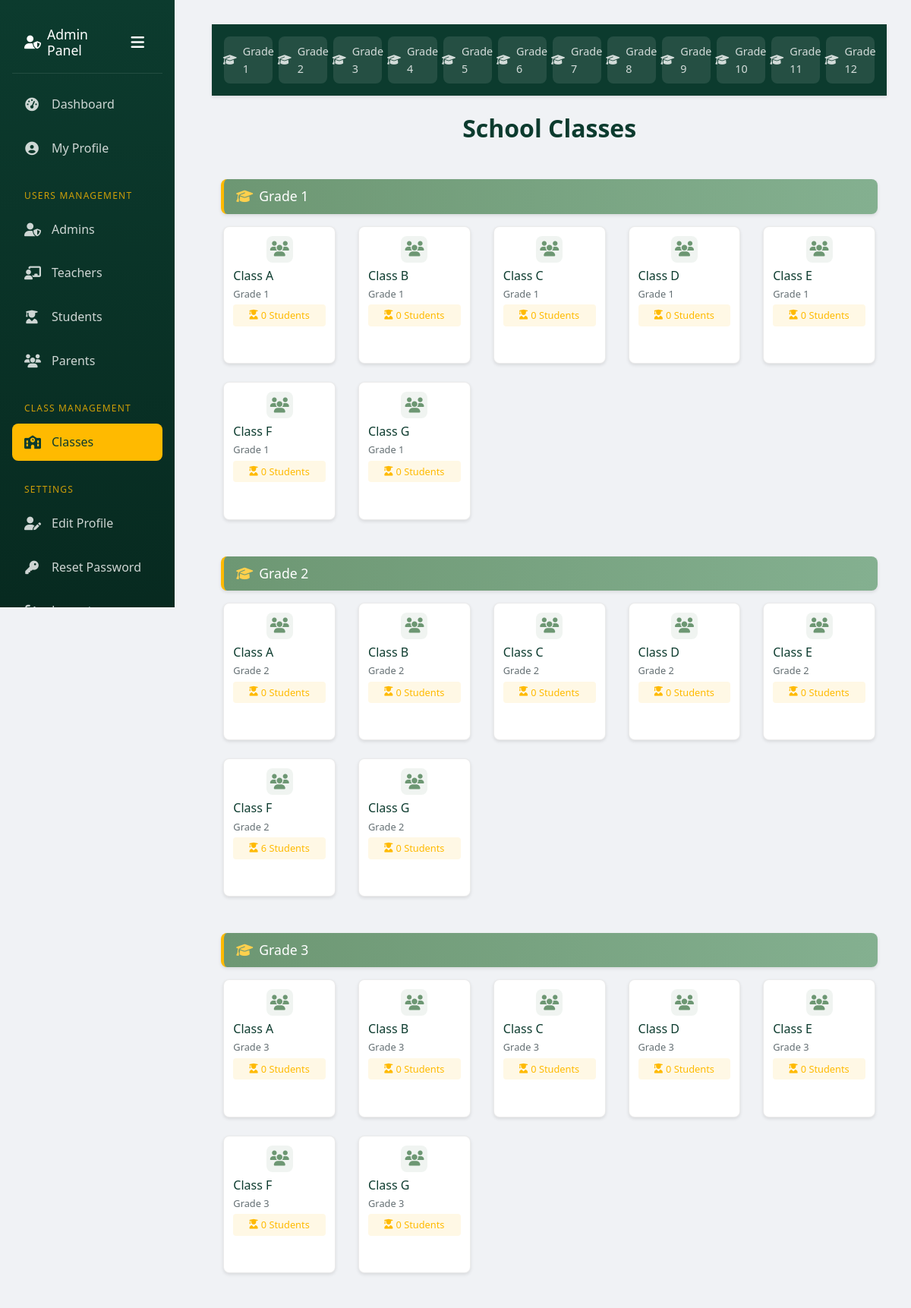
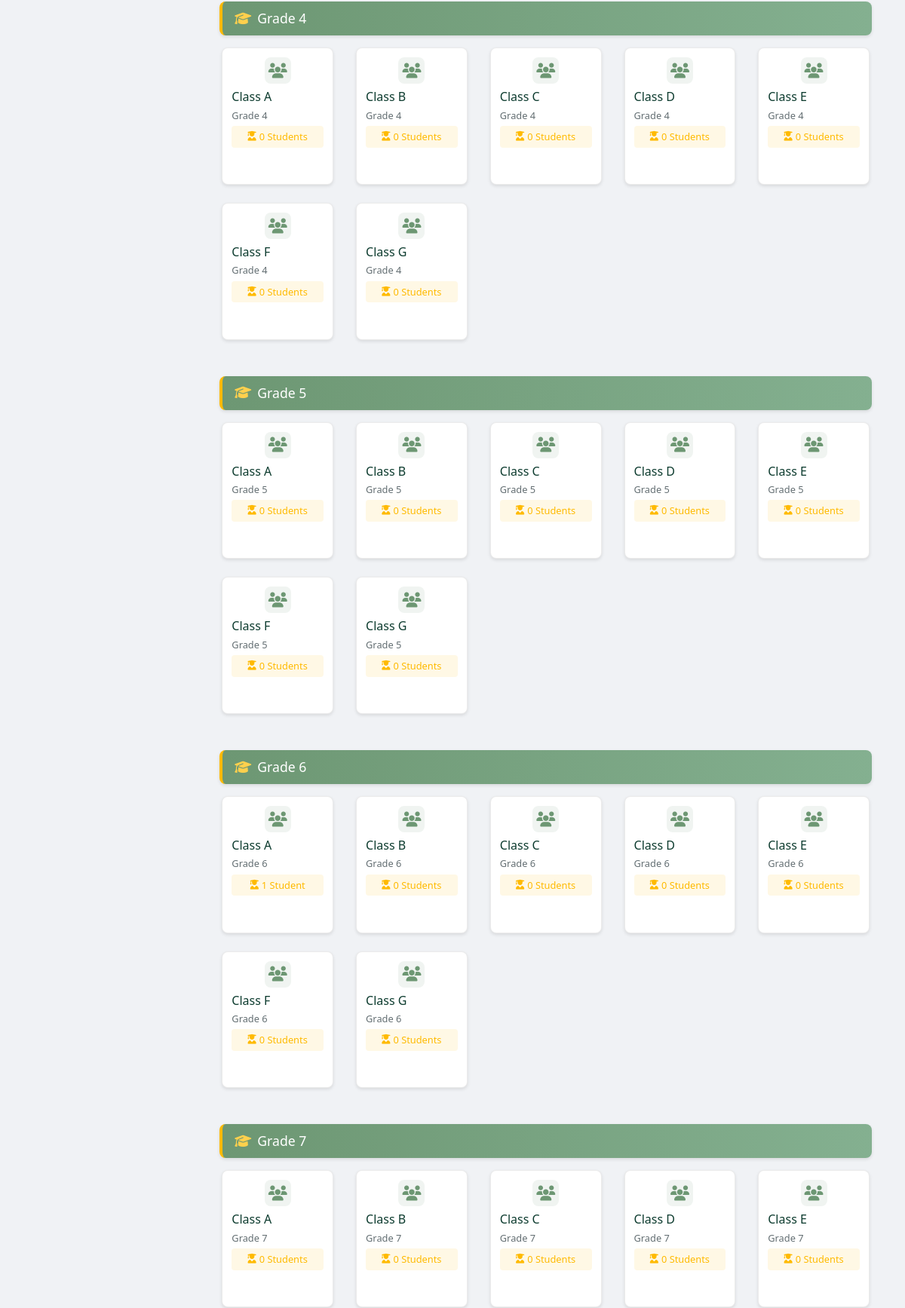
Screenshot of /Admin/AllClass.php (upper part) with the database file from the repository (2 pictures, top to bottom).
### tables this page shows
CREATE TABLE `grades` (
  `GradeID` int(11) NOT NULL,
  `GradeNumber` varchar(255) NOT NULL,
  `FeeAmount` decimal(10,0) NOT NULL
);

CREATE TABLE `class` (
  `ClassID` int(11) NOT NULL,
  `ClassName` varchar(255) NOT NULL
);

### Admin/AllClass.php (the view, shortened to what this page needs)
<?php
    include '../connection.php';
$selectGrades = "SELECT * FROM grades ORDER BY GradeID ASC";
$gradesResult = mysqli_query($connect, $selectGrades);
$grades = [];
while ($grade = mysqli_fetch_assoc($gradesResult)) {
    $grades[] = $grade;
}
mysqli_data_seek($gradesResult, 0);
?>
<!DOCTYPE html>
<html lang="en">
<head>
    <link href="https://cdn.jsdelivr.net/npm/bootstrap@5.3.2/dist/css/bootstrap.min.css" rel="stylesheet">
    <link href="https://cdnjs.cloudflare.com/ajax/libs/font-awesome/6.4.0/css/all.min.css" rel="stylesheet">
    <link rel="stylesheet" href="CSS/AllClass.css">
    <link rel="stylesheet" href="css/sidebar.css">
</head>
<body>
<div class="page-wrapper">
    <nav class="sidebar">
        <div class="sidebar-header">
            <h3><i class="fas fa-user-shield"></i> Admin Panel</h3>
            <button class="sidebar-toggle">
                <i class="fas fa-bars"></i>
            </button>
        </div>
        <ul class="sidebar-menu">
            <li>
                <a href="Dashboard.php">
                    <i class="fas fa-tachometer-alt"></i>
                    <span>Dashboard</span>
                </a>
            </li>
            <li>
                <a href="MyProfile.php">
                    <i class="fas fa-user-circle"></i>
                    <span>My Profile</span>
                </a>
            </li>
            <li class="menu-section">
                <span class="menu-title">Users Management</span>
            </li>
            <li>
                <a href="AllAdmins.php">
                    <i class="fas fa-user-shield"></i>
                    <span>Admins</span>
                </a>
            </li>
            <li >
                <a href="AllTeachers.php">
                    <i class="fas fa-chalkboard-teacher"></i>
                    <span>Teachers</span>
                </a>
            </li>
            <li>
                <a href="AllStudents.php">
                    <i class="fas fa-user-graduate"></i>
                    <span>Students</span>
                </a>
            </li>
            <li>
                <a href="AllParents.php">
                    <i class="fas fa-users"></i>
                    <span>Parents</span>
                </a>
            </li>
            <li class="menu-section">
                <span class="menu-title">Class Management</span>
            </li>
            <li class="active">
                <a href="AllClass.php">
                    <i class="fas fa-school"></i>
                    <span>Classes</span>
                </a>
            </li>
            <li class="menu-section">
                <span class="menu-title">Settings</span>
            </li>
            <li>
                <a href="EditProfile.php">
                    <i class="fas fa-user-edit"></i>
                    <span>Edit Profile</span>
                </a>
            </li>
            <li>
                <a href="ResetPassword.php">
                    <i class="fas fa-key"></i>
                    <span>Reset Password</span>
                </a>
            </li>
            <li>
                <a href="logout.php">
                    <i class="fas fa-sign-out-alt"></i>
                    <span>Logout</span>
                </a>
            </li>
        </ul>
    </nav>
    <div class="main-content" id="mainContent">
        <div class="grade-nav-container">
            <div class="grade-nav">
                <?php foreach ($grades as $grade) { ?>
                    <a href="#grade-<?= $grade['GradeID'] ?>" class="grade-nav-item">
                        <i class="fas fa-graduation-cap"></i>
                        <span>Grade <?= $grade['GradeID'] ?></span>
                    </a>
                <?php } ?>
            </div>
        </div>
        <div class="container py-4">
            <div class="text-center mb-5">
                <h1 class="main-title">School Classes</h1>
            </div>
            <?php while ($grade = mysqli_fetch_assoc($gradesResult)) { ?>
                <div id="grade-<?= $grade['GradeID'] ?>" class="grade-section mb-5">
                    <div class="grade-header">
                        <h2 class="grade-title">
                            <i class="fas fa-graduation-cap me-2"></i>
                            <?= $grade['GradeNumber'] ?>
                        </h2>
                    </div>
                    <div class="row g-4">
                        <?php
                        $selectClasses = "SELECT c.*, COUNT(s.StudentID) as student_count
                                        FROM class c
                                        LEFT JOIN students s ON s.Class = c.ClassID AND s.Grade = {$grade['GradeID']}
                                        GROUP BY c.ClassID";
                        $classesResult = mysqli_query($connect, $selectClasses);
                        while ($class = mysqli_fetch_assoc($classesResult)) {
                        ?>
                            <div class="col-md-2-4">
                                <a href="ClassDetails.php?Grade=<?= $grade['GradeID'] ?>&Class=<?= $class['ClassID'] ?>"
                                   class="text-decoration-none">
                                    <div class="class-card">
                                        <div class="card-icon">
                                            <i class="fas fa-users"></i>
                                        </div>
                                        <h3 class="class-name">Class <?php echo $class['ClassName'] ?></h3>
                                        <div class="grade-info"> <?php echo $grade['GradeNumber'] ?></div>
                                        <div class="student-count">
                                            <i class="fas fa-user-graduate"></i>
                                            <?= $class['student_count'] ?> Student<?= $class['student_count'] != 1 ? 's' : '' ?>
                                        </div>
                                    </div>
                                </a>
                            </div>
                        <?php } ?>
                    </div>
                </div>
            <?php } ?>
        </div>
    </div>
</div>
</body>
</html>

### Admin/CSS/AllClass.css (style rules this page uses)
.col-md-2-4 { width: 20%; padding-right: 15px; padding-left: 15px; position: relative; }
:root { --primary: #6d9773; --primary-light: #84b090; --dark: #0c3b2e; --accent: #ffba00; --accent-light: #ffd04d; --highlight: #ffba00; --bg-color: #f0f2f5; --card-bg: #ffffff; --text-primary: #2d3436; --text-secondary: #636e72; --shadow: rgba(0, 0, 0, 0.1); --sidebar-width: 220px; --sidebar-collapsed-width: 60px; }
body { background-color: var(--bg-color); color: var(--text-primary); font-family: 'Segoe UI', Tahoma, Geneva, Verdana, sans-serif; line-height: 1.6; margin: 0; min-height: 100vh; }
.page-wrapper { display: flex; min-height: 100vh; }
.grade-nav-container { background: var(--dark); padding: 0.75rem; position: sticky; top: 0; z-index: 900; box-shadow: 0 2px 4px var(--shadow); }
.grade-nav { display: flex; justify-content: center; gap: 0.5rem; padding: 0.25rem; flex-wrap: wrap; }
.grade-nav-item { color: rgba(255, 255, 255, 0.8); text-decoration: none; padding: 0.5rem 1rem; border-radius: 8px; transition: all 0.3s ease; display: flex; align-items: center; gap: 0.5rem; font-size: 0.9rem; background: rgba(255, 255, 255, 0.1); flex: 1; min-width: 20px; max-width: 200px; justify-content: center; }
.main-content { flex: 1; margin-left: var(--sidebar-width); background: var(--bg-color); min-height: 100vh; transition: margin-left 0.3s ease; }
.main-title { color: var(--dark); font-size: 2rem; font-weight: 600; margin-bottom: 2.5rem; }
.grade-header { background: linear-gradient(to right, var(--primary), var(--primary-light)); padding: 0.75rem 1rem; border-radius: 8px; margin-bottom: 1rem; box-shadow: 0 2px 4px var(--shadow); border-left: 4px solid var(--accent); color: white; }
.grade-title { color: white; font-size: 1.1rem; font-weight: 500; margin: 0; display: flex; align-items: center; }
.grade-title i { color: var(--accent-light); margin-right: 0.75rem; }
.class-card { background: var(--card-bg); border-radius: 8px; padding: 0.75rem; height: 100%; transition: all 0.2s ease; border: 1px solid rgba(0, 0, 0, 0.08); box-shadow: 0 2px 4px var(--shadow); }
.card-icon { color: var(--primary); font-size: 1.25rem; background: rgba(109, 151, 115, 0.1); width: 35px; height: 35px; display: flex; align-items: center; justify-content: center; border-radius: 8px; margin: 0 auto 0.5rem; }
.class-name { color: var(--dark); font-size: 1rem; font-weight: 500; margin-bottom: 0.25rem; }
.grade-info { color: var(--text-secondary); font-size: 0.8rem; margin-bottom: 0.25rem; }
.student-count { color: var(--accent); font-size: 0.8rem; margin-bottom: 0.5rem; display: flex; align-items: center; justify-content: center; gap: 0.25rem; background: rgba(255, 186, 0, 0.1); padding: 0.25rem 0.5rem; border-radius: 4px; }

### rows the page displays
grades: GradeID "1", GradeNumber "Grade 1"
grades: GradeID "2", GradeNumber "Grade 2"
grades: GradeID "3", GradeNumber "Grade 3"
grades: GradeID "4", GradeNumber "Grade 4"
grades: GradeID "5", GradeNumber "Grade 5"
grades: GradeID "6", GradeNumber "Grade 6"
grades: GradeID "7", GradeNumber "Grade 7"
grades: GradeID "8"
grades: GradeID "9"
grades: GradeID "10"
grades: GradeID "11"
grades: GradeID "12"
class: ClassName "A", student_count "0", student_count "1"
class: ClassName "B", student_count "0"
class: ClassName "C", student_count "0"
class: ClassName "D", student_count "0"
class: ClassName "E", student_count "0"
class: ClassName "F", student_count "0", student_count "6"
class: ClassName "G", student_count "0"
